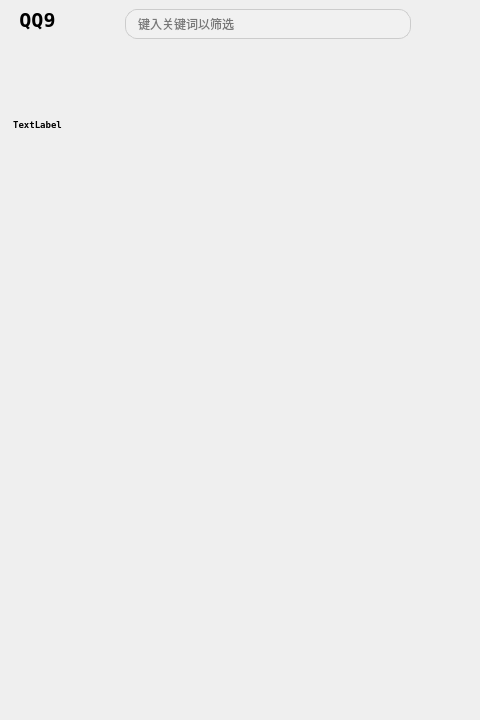
<?xml version="1.0" encoding="UTF-8"?>
<ui version="4.0">
 <class>MainPage</class>
 <widget class="QWidget" name="MainPage">
  <property name="geometry">
   <rect>
    <x>0</x>
    <y>0</y>
    <width>480</width>
    <height>720</height>
   </rect>
  </property>
  <property name="minimumSize">
   <size>
    <width>480</width>
    <height>720</height>
   </size>
  </property>
  <property name="windowTitle">
   <string>Form</string>
  </property>
  <property name="styleSheet">
   <string notr="true">QWidget#Sidebar {
            background: qlineargradient(
                x1:0, y1:0, x2:1, y2:1,
                stop:0 #fbb5e1, stop:1 #b4bdf7
            );
        }

        QWidget#MainArea {
            background: qlineargradient(
                x1:0, y1:0, x2:1, y2:1,
                stop:0 #fbc2e2, stop:1 #c1eac6
            );
        }

        QToolButton {
            background: transparent;
            border-radius: 10px;
        }
        QToolButton:hover {
            background-color: rgba(255, 255, 255, 0.2);
        }

        QLineEdit {
            background: #f1f1f1;
            border: 1px solid #ccc;
            border-radius: 12px;
            padding: 4px 10px;
        }

        QPushButton {
            background: #fafafa;
            border: 1px solid #ccc;
            border-radius: 10px;
        }

        QListWidget#listWidget_main {
            background-color: transparent;
			background: qlineargradient(
                x1:0, y1:0, x2:1, y2:1,
                stop:0 #e9a0c4, stop:1 #c1f0c0
            );
        }

        /* 聊天项 hover/pressed 效果 */
        QWidget#ChatItem:hover {
            background-color: rgba(64,169,255,0.15); /* 浅蓝 */
        }

        QWidget#ChatItem:pressed {
            background-color: rgba(64,169,255,0.25); /* 深蓝 */
        }

        QScrollBar:vertical {
            background: transparent;
            width: 6px;
        }

        QScrollBar::handle:vertical {
            background: #c1c1c1;
            border-radius: 3px;
        }

        QScrollBar::add-line, QScrollBar::sub-line {
            height: 0px;
        }</string>
  </property>
  <layout class="QHBoxLayout" name="horizontalLayout_2">
   <property name="spacing">
    <number>0</number>
   </property>
   <property name="leftMargin">
    <number>0</number>
   </property>
   <property name="topMargin">
    <number>0</number>
   </property>
   <property name="rightMargin">
    <number>0</number>
   </property>
   <property name="bottomMargin">
    <number>0</number>
   </property>
   <item>
    <widget class="QWidget" name="Sidebar" native="true">
     <layout class="QVBoxLayout" name="verticalLayout">
      <property name="spacing">
       <number>0</number>
      </property>
      <property name="leftMargin">
       <number>0</number>
      </property>
      <property name="topMargin">
       <number>0</number>
      </property>
      <property name="rightMargin">
       <number>0</number>
      </property>
      <property name="bottomMargin">
       <number>0</number>
      </property>
      <item>
       <widget class="QLabel" name="label_QQ9">
        <property name="minimumSize">
         <size>
          <width>60</width>
          <height>40</height>
         </size>
        </property>
        <property name="font">
         <font>
          <family>Terminal</family>
          <pointsize>15</pointsize>
          <weight>75</weight>
          <bold>true</bold>
         </font>
        </property>
        <property name="text">
         <string>QQ9</string>
        </property>
        <property name="alignment">
         <set>Qt::AlignCenter</set>
        </property>
       </widget>
      </item>
      <item>
       <widget class="QToolButton" name="toolButton_curAvatar">
        <property name="minimumSize">
         <size>
          <width>70</width>
          <height>70</height>
         </size>
        </property>
        <property name="text">
         <string/>
        </property>
        <property name="icon">
         <iconset resource="res.qrc">
          <normaloff>:/ico/ikunlogo.png</normaloff>:/ico/ikunlogo.png</iconset>
        </property>
        <property name="iconSize">
         <size>
          <width>55</width>
          <height>55</height>
         </size>
        </property>
       </widget>
      </item>
      <item>
       <widget class="QLabel" name="label_curNickname">
        <property name="minimumSize">
         <size>
          <width>75</width>
          <height>30</height>
         </size>
        </property>
        <property name="font">
         <font>
          <family>Terminal</family>
          <pointsize>7</pointsize>
          <weight>75</weight>
          <italic>false</italic>
          <bold>true</bold>
          <kerning>true</kerning>
         </font>
        </property>
        <property name="text">
         <string>TextLabel</string>
        </property>
        <property name="alignment">
         <set>Qt::AlignCenter</set>
        </property>
       </widget>
      </item>
      <item>
       <widget class="QToolButton" name="toolButton_msg">
        <property name="minimumSize">
         <size>
          <width>70</width>
          <height>50</height>
         </size>
        </property>
        <property name="font">
         <font>
          <pointsize>12</pointsize>
         </font>
        </property>
        <property name="toolTip">
         <string>聊天列表</string>
        </property>
        <property name="text">
         <string/>
        </property>
        <property name="icon">
         <iconset resource="res.qrc">
          <normaloff>:/ico/msg.png</normaloff>:/ico/msg.png</iconset>
        </property>
        <property name="iconSize">
         <size>
          <width>30</width>
          <height>30</height>
         </size>
        </property>
       </widget>
      </item>
      <item>
       <widget class="QToolButton" name="toolButton_contractPerson">
        <property name="minimumSize">
         <size>
          <width>70</width>
          <height>50</height>
         </size>
        </property>
        <property name="toolTip">
         <string>联系人</string>
        </property>
        <property name="text">
         <string/>
        </property>
        <property name="icon">
         <iconset resource="res.qrc">
          <normaloff>:/ico/ContractPerson.png</normaloff>:/ico/ContractPerson.png</iconset>
        </property>
        <property name="iconSize">
         <size>
          <width>30</width>
          <height>30</height>
         </size>
        </property>
       </widget>
      </item>
      <item>
       <widget class="QToolButton" name="toolButton_QQZone">
        <property name="minimumSize">
         <size>
          <width>70</width>
          <height>50</height>
         </size>
        </property>
        <property name="toolTip">
         <string>QQ空间</string>
        </property>
        <property name="text">
         <string/>
        </property>
        <property name="icon">
         <iconset resource="res.qrc">
          <normaloff>:/ico/QQZone.png</normaloff>:/ico/QQZone.png</iconset>
        </property>
        <property name="iconSize">
         <size>
          <width>30</width>
          <height>30</height>
         </size>
        </property>
       </widget>
      </item>
      <item>
       <widget class="QToolButton" name="toolButton_tencentChannel">
        <property name="minimumSize">
         <size>
          <width>70</width>
          <height>50</height>
         </size>
        </property>
        <property name="toolTip">
         <string>腾讯频道</string>
        </property>
        <property name="text">
         <string/>
        </property>
        <property name="icon">
         <iconset resource="res.qrc">
          <normaloff>:/ico/TencentChannel.png</normaloff>:/ico/TencentChannel.png</iconset>
        </property>
        <property name="iconSize">
         <size>
          <width>30</width>
          <height>30</height>
         </size>
        </property>
       </widget>
      </item>
      <item>
       <widget class="QToolButton" name="toolButton_nineGrid">
        <property name="minimumSize">
         <size>
          <width>70</width>
          <height>50</height>
         </size>
        </property>
        <property name="toolTip">
         <string>九宫格？</string>
        </property>
        <property name="text">
         <string/>
        </property>
        <property name="icon">
         <iconset resource="res.qrc">
          <normaloff>:/ico/NineGrid.png</normaloff>:/ico/NineGrid.png</iconset>
        </property>
        <property name="iconSize">
         <size>
          <width>30</width>
          <height>30</height>
         </size>
        </property>
       </widget>
      </item>
      <item>
       <spacer name="verticalSpacer">
        <property name="orientation">
         <enum>Qt::Vertical</enum>
        </property>
        <property name="sizeHint" stdset="0">
         <size>
          <width>20</width>
          <height>217</height>
         </size>
        </property>
       </spacer>
      </item>
      <item>
       <widget class="QToolButton" name="toolButton_envelope">
        <property name="minimumSize">
         <size>
          <width>70</width>
          <height>50</height>
         </size>
        </property>
        <property name="toolTip">
         <string>QQ邮箱</string>
        </property>
        <property name="text">
         <string/>
        </property>
        <property name="icon">
         <iconset resource="res.qrc">
          <normaloff>:/ico/Envelope.png</normaloff>:/ico/Envelope.png</iconset>
        </property>
        <property name="iconSize">
         <size>
          <width>30</width>
          <height>30</height>
         </size>
        </property>
       </widget>
      </item>
      <item>
       <widget class="QToolButton" name="toolButton_folder">
        <property name="minimumSize">
         <size>
          <width>70</width>
          <height>50</height>
         </size>
        </property>
        <property name="toolTip">
         <string>文件</string>
        </property>
        <property name="text">
         <string/>
        </property>
        <property name="icon">
         <iconset resource="res.qrc">
          <normaloff>:/ico/Folder.png</normaloff>:/ico/Folder.png</iconset>
        </property>
        <property name="iconSize">
         <size>
          <width>30</width>
          <height>30</height>
         </size>
        </property>
       </widget>
      </item>
      <item>
       <widget class="QToolButton" name="toolButton_collect">
        <property name="minimumSize">
         <size>
          <width>70</width>
          <height>50</height>
         </size>
        </property>
        <property name="toolTip">
         <string>收藏</string>
        </property>
        <property name="text">
         <string/>
        </property>
        <property name="icon">
         <iconset resource="res.qrc">
          <normaloff>:/ico/Collect.png</normaloff>:/ico/Collect.png</iconset>
        </property>
        <property name="iconSize">
         <size>
          <width>30</width>
          <height>30</height>
         </size>
        </property>
       </widget>
      </item>
      <item>
       <widget class="QToolButton" name="toolButton_threeBars">
        <property name="minimumSize">
         <size>
          <width>70</width>
          <height>50</height>
         </size>
        </property>
        <property name="toolTip">
         <string>设置</string>
        </property>
        <property name="text">
         <string/>
        </property>
        <property name="icon">
         <iconset resource="res.qrc">
          <normaloff>:/ico/ThreeBars.png</normaloff>:/ico/ThreeBars.png</iconset>
        </property>
        <property name="iconSize">
         <size>
          <width>30</width>
          <height>30</height>
         </size>
        </property>
       </widget>
      </item>
     </layout>
    </widget>
   </item>
   <item>
    <widget class="QWidget" name="MainArea" native="true">
     <layout class="QVBoxLayout" name="verticalLayout_2">
      <property name="spacing">
       <number>0</number>
      </property>
      <property name="leftMargin">
       <number>0</number>
      </property>
      <property name="topMargin">
       <number>0</number>
      </property>
      <property name="rightMargin">
       <number>0</number>
      </property>
      <property name="bottomMargin">
       <number>0</number>
      </property>
      <item>
       <widget class="QWidget" name="TopBar" native="true">
        <layout class="QHBoxLayout" name="horizontalLayout">
         <property name="spacing">
          <number>0</number>
         </property>
         <property name="leftMargin">
          <number>0</number>
         </property>
         <item>
          <spacer name="horizontalSpacer_2">
           <property name="orientation">
            <enum>Qt::Horizontal</enum>
           </property>
           <property name="sizeType">
            <enum>QSizePolicy::Minimum</enum>
           </property>
           <property name="sizeHint" stdset="0">
            <size>
             <width>20</width>
             <height>20</height>
            </size>
           </property>
          </spacer>
         </item>
         <item>
          <widget class="QToolButton" name="toolButton_search">
           <property name="minimumSize">
            <size>
             <width>30</width>
             <height>30</height>
            </size>
           </property>
           <property name="text">
            <string/>
           </property>
           <property name="icon">
            <iconset resource="res.qrc">
             <normaloff>:/ico/search.png</normaloff>:/ico/search.png</iconset>
           </property>
          </widget>
         </item>
         <item>
          <widget class="QLineEdit" name="lineEdit_search">
           <property name="minimumSize">
            <size>
             <width>0</width>
             <height>30</height>
            </size>
           </property>
           <property name="text">
            <string/>
           </property>
           <property name="placeholderText">
            <string>键入关键词以筛选</string>
           </property>
          </widget>
         </item>
         <item>
          <spacer name="horizontalSpacer">
           <property name="orientation">
            <enum>Qt::Horizontal</enum>
           </property>
           <property name="sizeType">
            <enum>QSizePolicy::Minimum</enum>
           </property>
           <property name="sizeHint" stdset="0">
            <size>
             <width>10</width>
             <height>20</height>
            </size>
           </property>
          </spacer>
         </item>
         <item>
          <widget class="QToolButton" name="toolButton_more">
           <property name="minimumSize">
            <size>
             <width>30</width>
             <height>30</height>
            </size>
           </property>
           <property name="toolTip">
            <string>新增联系人</string>
           </property>
           <property name="text">
            <string/>
           </property>
           <property name="icon">
            <iconset resource="res.qrc">
             <normaloff>:/ico/PlusSign.png</normaloff>:/ico/PlusSign.png</iconset>
           </property>
           <property name="autoRaise">
            <bool>false</bool>
           </property>
          </widget>
         </item>
         <item>
          <spacer name="horizontalSpacer_3">
           <property name="orientation">
            <enum>Qt::Horizontal</enum>
           </property>
           <property name="sizeType">
            <enum>QSizePolicy::Minimum</enum>
           </property>
           <property name="sizeHint" stdset="0">
            <size>
             <width>20</width>
             <height>20</height>
            </size>
           </property>
          </spacer>
         </item>
        </layout>
       </widget>
      </item>
      <item>
       <widget class="QListWidget" name="listWidget_main"/>
      </item>
     </layout>
    </widget>
   </item>
  </layout>
 </widget>
 <resources>
  <include location="res.qrc"/>
 </resources>
 <connections/>
</ui>
